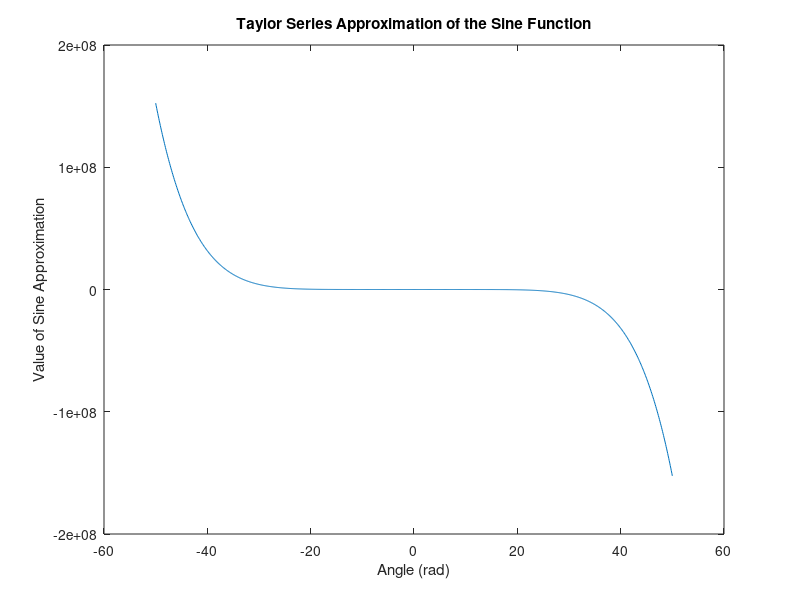

Source code (MATLAB):
%%%%%%%%%%%%%%%%%%%%%%%%%%%%%%%%%%%%%%%%%%%%%%%%%%%%%%%%%%%%%%%%%%%%%
% ENGR 133 
% Program Description: 
%
% Assignment Information
%   Assignment:     Ma_ Task_
%   Author:         Roshan Sundar, rmsundar@purdue.edu
%   Team ID:        LC1-04
%  	Contributor:    Ayush Viswanathan, Jackson Bitterolf, Nolan Hays
%   My contributor(s) helped me:	
%     [ ] understand the assignment expectations without
%         telling me how they will approach it.
%     [ ] understand different ways to think about a solution
%         without helping me plan my solution.
%     [ ] think through the meaning of a specific error or
%         bug present in my code without looking at my code.
%%%%%%%%%%%%%%%%%%%%%%%%%%%%%%%%%%%%%%%%%%%%%%%%%%%%%%%%%%%%%%%%%%%%%

%% ____________________
%% INITIALIZATION
X = [-50:0.1:50];

%% ____________________
%% CALCULATIONS
Y = X - X.^3/factorial(3) + X.^5/factorial(5) - X.^7/factorial(7);

%% ____________________
%% OUTPUTS
plot(X,Y)
xlabel('Angle (rad)')
ylabel('Value of Sine Approximation')
title('Taylor Series Approximation of the Sine Function')

%% ____________________
%% ACADEMIC INTEGRITY STATEMENT
% I have not used source code obtained from any other unauthorized
% source, either modified or unmodified.  Neither have I provided
% access to my code to another. The project I am submitting
% is my own original work.